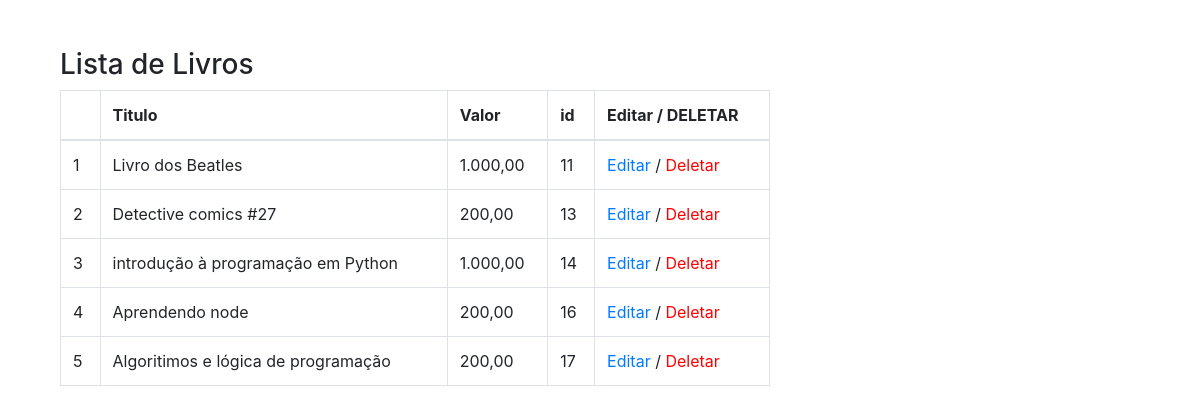
The app's page /adm/lista_livro.php (signed in) with its own data.
### tables this page shows
CREATE TABLE IF NOT EXISTS `tb_livro` (
  `cod_liv` INT NOT NULL AUTO_INCREMENT,
  `cod_ed` INT NULL,
  `titulo_liv` VARCHAR(45) NULL,
  `desc_liv` TEXT NULL,
  `img_liv` VARCHAR(45) NULL,
  `valor_liv` VARCHAR(45) NULL,
  PRIMARY KEY (`cod_liv`),
  CONSTRAINT `fk_ed`
    FOREIGN KEY (`cod_ed`)
    REFERENCES `tb_editora` (`cod_ed`)
    ON DELETE CASCADE
    ON UPDATE CASCADE);

### adm/lista_livro.php (the view, shortened to what this page needs)
<?php
    require('../servidor.php');
    if(isset($_SESSION['usuario'])){
?>
<!DOCTYPE html>
<html>
<head>
    <link rel="stylesheet" href="../css/bootstrap.min.css" type="text/css">
    <link rel="stylesheet" href="css/estilo.css" type="text/css">
</head>
<body>
    <div class="container">
        <section class="col-md-8">
            <h3 class="mt-5">Lista de Livros</h3>
            <table class="table table-bordered" id="tabela_lista_livro">
                <thead>
                    <tr>
                        <th scope="col"></th>
                        <th scope="col">Titulo</th>
                        <th scope="col">Valor</th>
                        <th scope="col">id</th>
                        <th scope="col">Editar / DELETAR</th>
                    </tr>
                </thead>
                <tbody>
                    <?php
                    $numero_lista = 1;
                        $sql = "SELECT cod_liv, titulo_liv, valor_liv FROM tb_livro";
                        $stmt = $banco->prepare($sql);
                        $stmt->execute();
                        while($campo = $stmt->fetch(PDO::FETCH_ASSOC)) {
                            echo "<tr>";
                            echo "<td>";
                            echo $numero_lista;
                            echo "</td>";
                            echo "<td>" . $campo["titulo_liv"]. "</td>";
                            echo "<td>" . number_format($campo["valor_liv"],2,',','.'). "</td>";
                            echo "<td>" . $campo["cod_liv"]. "</td>";
                            echo "<td>
                                    <a  href='altLivro.php?cod_liv=". $campo["cod_liv"]."'>Editar</a> /
                                    <a style='color: red' href='delLivro.php?cod_liv=". $campo["cod_liv"]."'>Deletar</a>
                                </td>";
                            echo "</tr>";
                            $numero_lista = $numero_lista + 1;
                        }
                    ?>
                </tbody>
            </table>
        </section>
    </div>
</body>
</html>
<?php
    }else{
        header("Location: index.php");
    }
?>

### adm/css/estilo.css (style rules this page uses)
body { background-image: url('https://i.pinimg.com/600x315/08/72/79/0872797eed964d55b62437c4abd95e22.jpg'); background-repeat: no-repeat; background-position-x: center; background-position-y: 200px; }
#tabela_lista_livro { background-color: white; }

### records on screen
tb_livro: titulo_liv "Livro dos Beatles", valor_liv "1.000,00", cod_liv "11"
tb_livro: titulo_liv "Detective comics #27", valor_liv "200,00", cod_liv "13"
tb_livro: titulo_liv "introdução à programação em Python", valor_liv "1.000,00", cod_liv "14"
tb_livro: titulo_liv "Aprendendo node", valor_liv "200,00", cod_liv "16"
tb_livro: titulo_liv "Algoritimos e lógica de programação", valor_liv "200,00", cod_liv "17"
